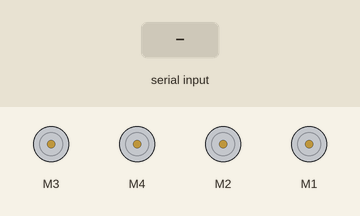
Simulated run of this sketch. Board: Arduino Uno, built with avr-gcc and run on an emulated ATmega328P. Parts: 4 × DC motor (green arrow = forward, orange = backward, longer = faster). The inputs (shaded band) are chosen by the test bench.

Above: at 1.2 s.
1.3 s: "F" received over the second serial link
At 1.8 s:
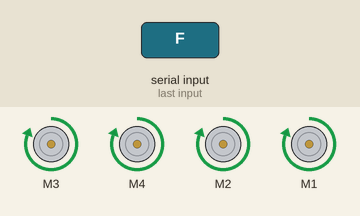
2.8 s: "B" received over the second serial link
At 4.0 s:
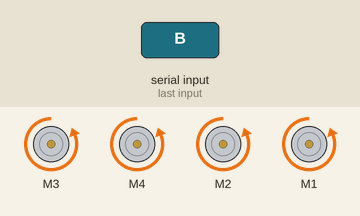
4.3 s: "L" received over the second serial link
At 5.3 s:
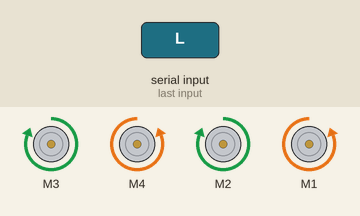
5.8 s: "R" received over the second serial link
At 6.4 s:
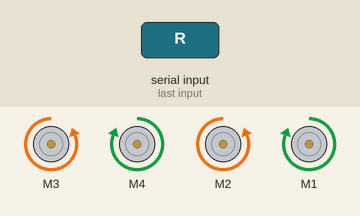
7.3 s: "G" received over the second serial link
At 7.6 s:
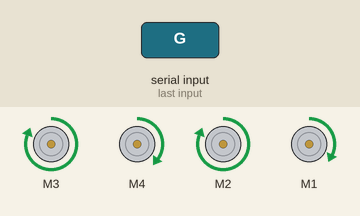
8.8 s: "I" received over the second serial link
At 9.9 s:
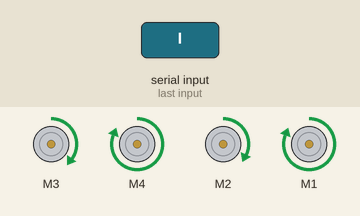
Timing chart, 0 to 11.3 s (numbered marks = the images above; inputs shaded):
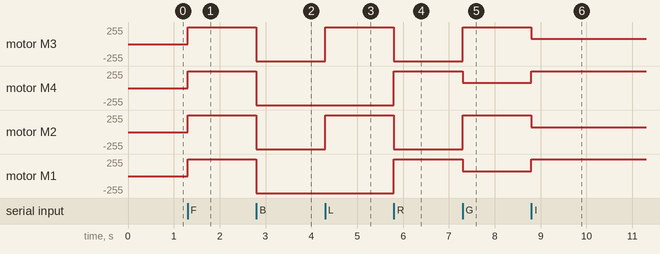

The sketch:

ArduinoBluetoothSoccerBot.ino
```cpp
#include <AFMotor.h>
#include <SoftwareSerial.h>

#define Rx A0
#define Tx A1
#define l_speed 80
#define h_speed 255

SoftwareSerial newSerial(Rx, Tx);

AF_DCMotor motor_f1(3);
AF_DCMotor motor_f2(4);
AF_DCMotor motor_b1(2);
AF_DCMotor motor_b2(1);

char cmd;

void goAhead()
{
  motor_f1.setSpeed(255);
  motor_f2.setSpeed(255);
  motor_b1.setSpeed(255);
  motor_b2.setSpeed(255);

  motor_f1.run(FORWARD);
  motor_f2.run(FORWARD);
  motor_b1.run(FORWARD);
  motor_b2.run(FORWARD);
}

void goBack()
{
  motor_f1.setSpeed(255);
  motor_f2.setSpeed(255);
  motor_b1.setSpeed(255);
  motor_b2.setSpeed(255);

  motor_f1.run(BACKWARD);
  motor_f2.run(BACKWARD);
  motor_b1.run(BACKWARD);
  motor_b2.run(BACKWARD);
}

void rightMove()
{
  motor_f1.setSpeed(255);
  motor_f2.setSpeed(255);
  motor_b1.setSpeed(255);
  motor_b2.setSpeed(255);

  motor_f1.run(BACKWARD);
  motor_f2.run(FORWARD);
  motor_b1.run(BACKWARD);
  motor_b2.run(FORWARD);
}

void leftMove()
{
  motor_f1.setSpeed(255);
  motor_f2.setSpeed(255);
  motor_b1.setSpeed(255);
  motor_b2.setSpeed(255);

  motor_f1.run(FORWARD);
  motor_f2.run(BACKWARD);
  motor_b1.run(FORWARD);
  motor_b2.run(BACKWARD);
}

void frontRight()
{
  motor_f1.setSpeed(l_speed);
  motor_f2.setSpeed(255);
  motor_b1.setSpeed(l_speed-10);
  motor_b2.setSpeed(255);

  motor_f1.run(FORWARD);
  motor_f2.run(FORWARD);
  motor_b1.run(FORWARD);
  motor_b2.run(FORWARD);
}

void frontLeft()
{
  motor_f1.setSpeed(255);
  motor_f2.setSpeed(l_speed);
  motor_b1.setSpeed(255);
  motor_b2.setSpeed(l_speed-10);

  motor_f1.run(FORWARD);
  motor_f2.run(FORWARD);
  motor_b1.run(FORWARD);
  motor_b2.run(FORWARD);
}

void backRight()
{
  motor_f1.setSpeed(l_speed-10);
  motor_f2.setSpeed(255);
  motor_b1.setSpeed(l_speed);
  motor_b2.setSpeed(255);

  motor_f1.run(BACKWARD);
  motor_f2.run(BACKWARD);
  motor_b1.run(BACKWARD);
  motor_b2.run(BACKWARD);
}

void backLeft()
{
  motor_f1.setSpeed(255);
  motor_f2.setSpeed(l_speed-10);
  motor_b1.setSpeed(255);
  motor_b2.setSpeed(l_speed);

  motor_f1.run(BACKWARD);
  motor_f2.run(BACKWARD);
  motor_b1.run(BACKWARD);
  motor_b2.run(BACKWARD);
}

void Stop()
{
  motor_f1.setSpeed(255);
  motor_f2.setSpeed(255);
  motor_b1.setSpeed(255);
  motor_b2.setSpeed(255);

  motor_f1.run(RELEASE);
  motor_f2.run(RELEASE);
  motor_b1.run(RELEASE);
  motor_b2.run(RELEASE);
}

void setup() {
  // put your setup code here, to run once:
  motor_f1.setSpeed(255);
  motor_f2.setSpeed(255);
  motor_b1.setSpeed(255);
  motor_b2.setSpeed(255);

//  Serial.begin(230400);
  newSerial.begin(9600);
}

void loop() {
  // put your main code here, to run repeatedly:
  while(newSerial.available()>0){
    cmd = newSerial.read();
    //Serial.println(cmd);
    switch(cmd){
      case 'F':
//            Serial.println("front");
            goAhead();
            break;
      case 'B':
//            Serial.println("back");
            goBack();
            break;
      case 'L':
//            Serial.println("left");
            leftMove();
            break;
      case 'R':
//            Serial.println("right");
            rightMove();
            break;
      case 'G':
            Serial.println("front left");
            frontLeft();
            break;
      case 'I':
//            Serial.println("front right");
            frontRight();
            break;
      case 'H':
//            Serial.println("back left");
            backLeft();
            break;
      case 'J':
//            Serial.println("back right");
            backRight();
            break;
      case 'S':
            Serial.println("stop");
            Stop();
            break;
      default:
//            Serial.println("stop");
            Stop();
            break;
    }
  }
}
```

Measured:
- after the input at 1.3 s, motor M3, motor M4, motor M2, motor M1: stopped → forward 255/255 at once
- after the input at 2.8 s, motor M3, motor M4, motor M2, motor M1: forward 255/255 → backward 255/255 at once
- after the input at 4.3 s, motor M3, motor M2: backward 255/255 → forward 255/255 at once
- after the input at 5.8 s, motor M3, motor M2: forward 255/255 → backward 255/255 at once; motor M4, motor M1: backward 255/255 → forward 255/255 at once
- after the input at 7.3 s, motor M3, motor M2: backward 255/255 → forward 255/255 at once; motor M4: forward 255/255 → forward 80/255 at once; motor M1: forward 255/255 → forward 70/255 at once
- after the input at 8.8 s, motor M3: forward 255/255 → forward 80/255 at once; motor M4: forward 80/255 → forward 255/255 at once; motor M2: forward 255/255 → forward 70/255 at once; motor M1: forward 70/255 → forward 255/255 at once
